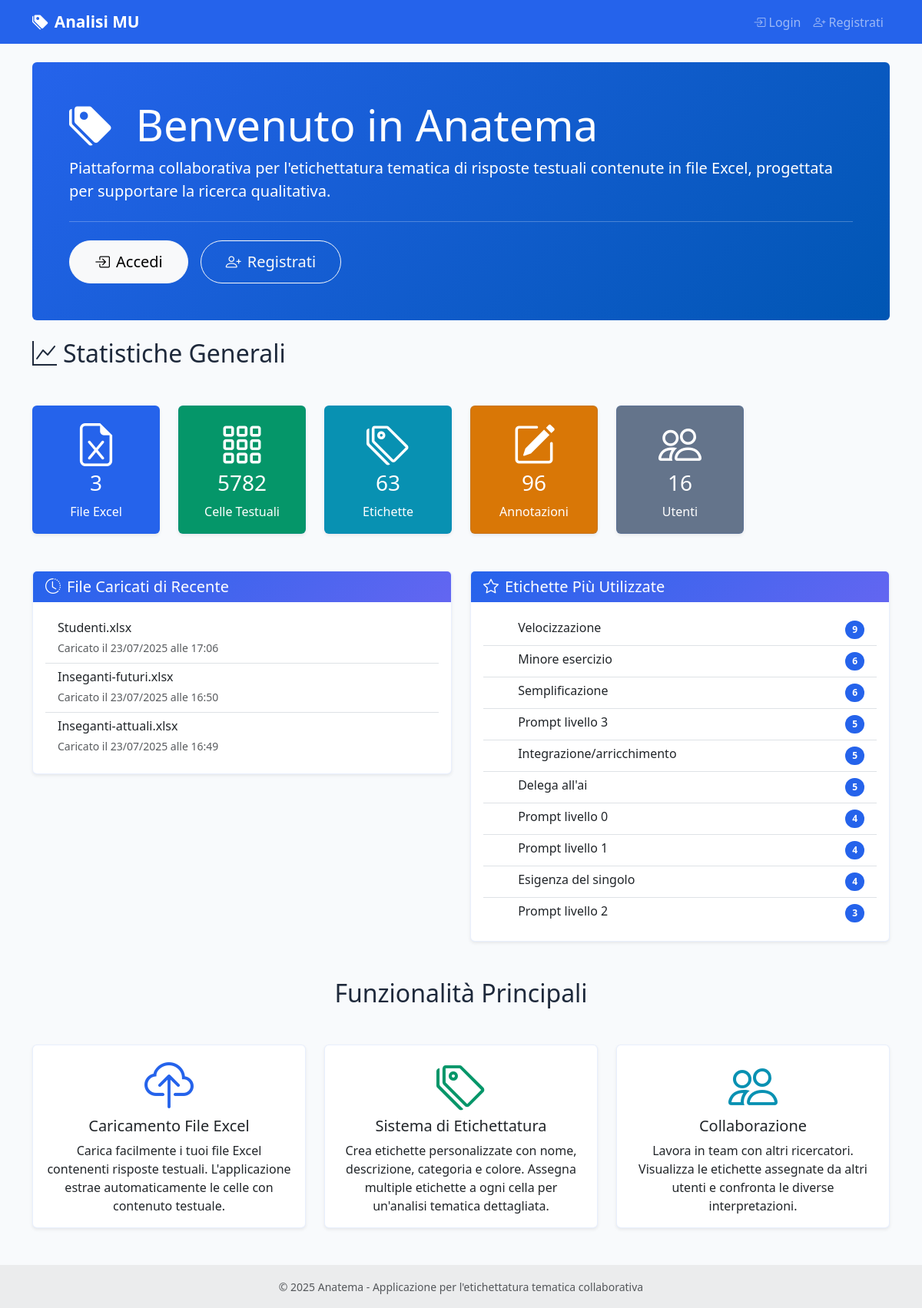
The page / on the database its author committed.
### models.py (models this page shows, shortened)
class ExcelFile(db.Model):
    id = db.Column(db.Integer, primary_key=True)
    filename = db.Column(db.String(255), nullable=False)
    original_filename = db.Column(db.String(255), nullable=False)
    file_path = db.Column(db.String(500), nullable=False)
    uploaded_by = db.Column(db.Integer, db.ForeignKey('user.id'), nullable=False)
    uploaded_at = db.Column(db.DateTime, default=datetime.utcnow)
    uploader = db.relationship('User', backref='uploaded_files')
    text_cells = db.relationship('TextCell', backref='excel_file', lazy=True, cascade='all, delete-orphan')

class Label(db.Model):
    id = db.Column(db.Integer, primary_key=True)
    name = db.Column(db.String(100), nullable=False, unique=True)
    description = db.Column(db.Text)
    category_id = db.Column(db.Integer, db.ForeignKey('category.id'), nullable=True)
    category = db.Column(db.String(50))  # Manteniamo per compatibilità, sarà deprecato
    color = db.Column(db.String(7), default='#007bff')  # Colore HEX
    is_active = db.Column(db.Boolean, default=True)  # Soft delete
    created_at = db.Column(db.DateTime, default=datetime.utcnow)
    updated_at = db.Column(db.DateTime, default=datetime.utcnow, onupdate=datetime.utcnow)
    annotations = db.relationship('CellAnnotation', backref='label', lazy=True, cascade='all, delete-orphan')
    category_obj = db.relationship('Category', foreign_keys=[category_id], back_populates='labels')

### routes/main.py (the view)
@main_bp.route('/')
def index():
    stats = {
        'total_files': ExcelFile.query.count(),
        'total_cells': TextCell.query.count(),
        'total_labels': Label.query.count(),
        'total_annotations': CellAnnotation.query.count(),
        'total_users': User.query.count()
    }
    recent_files = ExcelFile.query.order_by(ExcelFile.uploaded_at.desc()).limit(5).all()
    popular_labels = db.session.query(Label, db.func.count(CellAnnotation.id).label('count'))\
        .join(CellAnnotation)\
        .group_by(Label.id)\
        .order_by(db.desc('count'))\
        .limit(10)\
        .all()
    return render_template('main/index.html',
                         stats=stats,
                         recent_files=recent_files,
                         popular_labels=popular_labels)

### templates/main/index.html (shortened to what this page needs)
{% extends "base.html" %}
{% block content %}
<div class="row">
    <div class="col-12">
        <div class="jumbotron bg-primary text-white rounded p-5 mb-4">
            <h1 class="display-4">
                <i class="bi bi-tags-fill me-3"></i>
                Benvenuto in Anatema
            </h1>
            <p class="lead">
                Piattaforma collaborativa per l'etichettatura tematica di risposte testuali
                contenute in file Excel, progettata per supportare la ricerca qualitativa.
            </p>
            {% if not current_user.is_authenticated %}
            <hr class="my-4">
            <div class="d-flex gap-3">
                <a class="btn btn-light btn-lg" href="{{ url_for('auth.login') }}" role="button">
                    <i class="bi bi-box-arrow-in-right me-2"></i>Accedi
                </a>
                <a class="btn btn-outline-light btn-lg" href="{{ url_for('auth.register') }}" role="button">
                    <i class="bi bi-person-plus me-2"></i>Registrati
                </a>
            </div>
            {% else %}
            <hr class="my-4">
            <a class="btn btn-light btn-lg" href="{{ url_for('main.dashboard') }}" role="button">
                <i class="bi bi-speedometer2 me-2"></i>Vai alla Dashboard
            </a>
            {% endif %}
        </div>
    </div>
</div>
<div class="row mb-4">
    <div class="col-12">
        <h2 class="mb-4">
            <i class="bi bi-graph-up me-2"></i>Statistiche Generali
        </h2>
    </div>
</div>
<div class="row mb-5">
    <div class="col-md-2">
        <div class="card bg-primary text-white">
            <div class="card-body text-center">
                <i class="bi bi-file-earmark-excel display-4 mb-2"></i>
                <h3 class="card-title">{{ stats.total_files }}</h3>
                <p class="card-text">File Excel</p>
            </div>
        </div>
    </div>
    <div class="col-md-2">
        <div class="card bg-success text-white">
            <div class="card-body text-center">
                <i class="bi bi-grid-3x3-gap display-4 mb-2"></i>
                <h3 class="card-title">{{ stats.total_cells }}</h3>
                <p class="card-text">Celle Testuali</p>
            </div>
        </div>
    </div>
    <div class="col-md-2">
        <div class="card bg-info text-white">
            <div class="card-body text-center">
                <i class="bi bi-tags display-4 mb-2"></i>
                <h3 class="card-title">{{ stats.total_labels }}</h3>
                <p class="card-text">Etichette</p>
            </div>
        </div>
    </div>
    <div class="col-md-2">
        <div class="card bg-warning text-white">
            <div class="card-body text-center">
                <i class="bi bi-pencil-square display-4 mb-2"></i>
                <h3 class="card-title">{{ stats.total_annotations }}</h3>
                <p class="card-text">Annotazioni</p>
            </div>
        </div>
    </div>
    <div class="col-md-2">
        <div class="card bg-secondary text-white">
            <div class="card-body text-center">
                <i class="bi bi-people display-4 mb-2"></i>
                <h3 class="card-title">{{ stats.total_users }}</h3>
                <p class="card-text">Utenti</p>
            </div>
        </div>
    </div>
</div>
<div class="row">
    <div class="col-md-6">
        <div class="card">
            <div class="card-header">
                <h5 class="mb-0">
                    <i class="bi bi-clock-history me-2"></i>File Caricati di Recente
                </h5>
            </div>
            <div class="card-body">
                {% if recent_files %}
                <div class="list-group list-group-flush">
                    {% for file in recent_files %}
                    <div class="list-group-item d-flex justify-content-between align-items-center">
                        <div>
                            <h6 class="mb-1">{{ file.original_filename }}</h6>
                            <small class="text-muted">
                                Caricato il {{ file.uploaded_at.strftime('%d/%m/%Y alle %H:%M') }}
                            </small>
                        </div>
                    </div>
                    {% endfor %}
                </div>
                {% else %}
                <p class="text-muted">Nessun file caricato ancora.</p>
                {% endif %}
            </div>
        </div>
    </div>
    <div class="col-md-6">
        <div class="card">
            <div class="card-header">
                <h5 class="mb-0">
                    <i class="bi bi-star me-2"></i>Etichette Più Utilizzate
                </h5>
            </div>
            <div class="card-body">
                {% if popular_labels %}
                <div class="list-group list-group-flush">
                    {% for label, count in popular_labels %}
                    <div class="list-group-item d-flex justify-content-between align-items-center">
                        <div class="d-flex align-items-center">
                            <span class="badge me-2" style="background-color: {{ label.color }};">
                            </span>
                            <div>
                                <h6 class="mb-1">{{ label.name }}</h6>
                            </div>
                        </div>
                        <span class="badge bg-primary rounded-pill">{{ count }}</span>
                    </div>
                    {% endfor %}
                </div>
                {% else %}
                <p class="text-muted">Nessuna etichetta utilizzata ancora.</p>
                {% endif %}
            </div>
        </div>
    </div>
</div>
{% if not current_user.is_authenticated %}
<div class="row mt-5">
    <div class="col-12">
        <h2 class="text-center mb-5">Funzionalità Principali</h2>
    </div>
</div>
<div class="row mb-5">
    <div class="col-md-4">
        <div class="card h-100">
            <div class="card-body text-center">
                <i class="bi bi-cloud-upload display-3 text-primary mb-3"></i>
                <h5 class="card-title">Caricamento File Excel</h5>
                <p class="card-text">
                    Carica facilmente i tuoi file Excel contenenti risposte testuali.
                    L'applicazione estrae automaticamente le celle con contenuto testuale.
                </p>
            </div>
        </div>
    </div>
    <div class="col-md-4">
        <div class="card h-100">
            <div class="card-body text-center">
                <i class="bi bi-tags display-3 text-success mb-3"></i>
                <h5 class="card-title">Sistema di Etichettatura</h5>
                <p class="card-text">
                    Crea etichette personalizzate con nome, descrizione, categoria e colore.
                    Assegna multiple etichette a ogni cella per un'analisi tematica dettagliata.
                </p>
            </div>
        </div>
    </div>
    <div class="col-md-4">
        <div class="card h-100">
            <div class="card-body text-center">
                <i class="bi bi-people display-3 text-info mb-3"></i>
                <h5 class="card-title">Collaborazione</h5>
                <p class="card-text">
                    Lavora in team con altri ricercatori. Visualizza le etichette assegnate
                    da altri utenti e confronta le diverse interpretazioni.
                </p>
            </div>
        </div>
    </div>
</div>
{% endif %}
{% endblock %}

### static/css/style.css (style rules this page uses)
:root { --primary-color: #2563eb; --secondary-color: #6366f1; --success-color: #059669; --warning-color: #d97706; --danger-color: #dc2626; --info-color: #0891b2; --light-color: #f8fafc; --dark-color: #1e293b; --accent-color: #7c3aed; --muted-color: #64748b; }
body { font-family: 'Segoe UI', Tahoma, Geneva, Verdana, sans-serif; background-color: var(--light-color); color: var(--dark-color); }
.card { border: none; box-shadow: 0 0.125rem 0.25rem rgba(0, 0, 0, 0.075); transition: box-shadow 0.15s ease-in-out; }
.card-header { background: linear-gradient(135deg, var(--primary-color), var(--secondary-color)); color: white; border-bottom: none; font-weight: 600; }
.jumbotron { background: linear-gradient(135deg, var(--primary-color) 0%, #0056b3 100%); }
.btn { border-radius: 50px; font-weight: 500; transition: all 0.2s ease; }
.btn-lg { border-radius: 50px; padding: 0.75rem 2rem; }
.badge { font-size: 0.85em; padding: 0.5em 0.75em; }
.badge { font-weight: 600; font-size: 0.75rem; }
.badge.bg-primary, .bg-primary { background-color: var(--primary-color) !important; }
.badge.bg-secondary, .bg-secondary { background-color: var(--muted-color) !important; }
.badge.bg-success, .bg-success { background-color: var(--success-color) !important; }
.badge.bg-info, .bg-info { background-color: var(--info-color) !important; }
.badge.bg-warning, .bg-warning { background-color: var(--warning-color) !important; color: white !important; }
.text-primary { color: var(--primary-color) !important; }
.text-success { color: var(--success-color) !important; }
.text-info { color: var(--info-color) !important; }
.card { border: 1px solid rgba(37, 99, 235, 0.1); }
span.badge, .badge { font-weight: 600 !important; }

### rows shown on the page
ExcelFile: original_filename "Studenti.xlsx", uploaded_at "23/07/2025 alle 17:06"
ExcelFile: original_filename "Inseganti-futuri.xlsx", uploaded_at "23/07/2025 alle 16:50"
ExcelFile: original_filename "Inseganti-attuali.xlsx", uploaded_at "23/07/2025 alle 16:49"
Label: name "Velocizzazione", count "9"
Label: name "Minore esercizio", count "6"
Label: name "Semplificazione", count "6"
Label: name "Prompt livello 3", count "5"
Label: name "Integrazione/arricchimento", count "5"
Label: name "Delega all'ai", count "5"
Label: name "Prompt livello 0", count "4"
Label: name "Prompt livello 1", count "4"
Label: name "Esigenza del singolo", count "4"
Label: name "Prompt livello 2", count "3"

### other values the page prints
{{ stats.total_files }} "3"
{{ stats.total_cells }} "5782"
{{ stats.total_labels }} "63"
{{ stats.total_annotations }} "96"
{{ stats.total_users }} "16"
